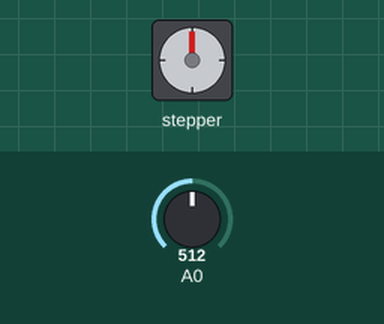
Recording of a sketch running on a simulated Arduino Uno, built with avr-gcc and run on an emulated ATmega328P. On the bench: stepper motor. The inputs (shaded band) are chosen by the test bench; at power-on: A0 = 512. Stepper angles assume 2048 steps per turn.

Above: at 1.2 s.
1.3 s: A0 set to 716
At 1.72 s:
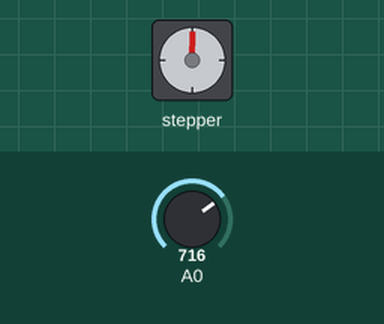
4.3 s: A0 set to 306
At 4.71 s:
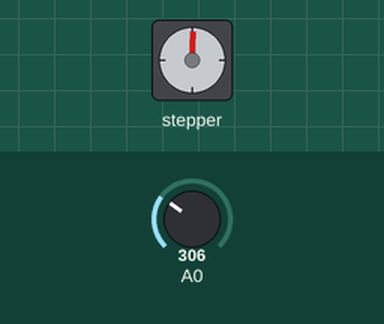
7.3 s: A0 set to 900
At 7.6 s:
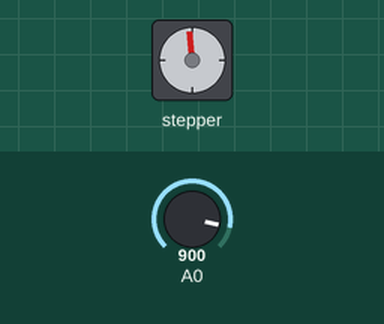
10.3 s: A0 set to 122
At 10.61 s:
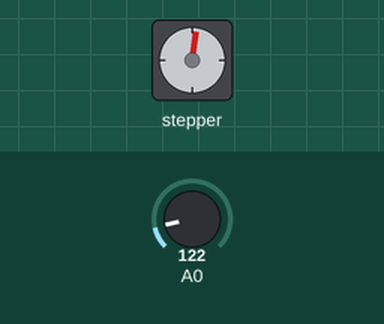
13.3 s: A0 set to 1023
Timing chart, 0 to 17.3 s (numbered marks = the images above; inputs shaded):
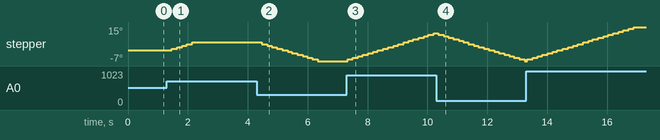

Measured:
- after the input at 4.3 s, stepper: turns 12° counter-clockwise in 1.9 s, starting after 0.17 s
- after the input at 7.3 s, stepper: keeps turning clockwise at about 6°/s, starting at once
- after the input at 10.3 s, stepper: keeps turning counter-clockwise at about 6°/s, starting after 0.06 s

The sketch:

step2Test.ino.ino
```cpp
#include <Stepper.h>

#define STEPS 32

Stepper myStepper(STEPS, 8, 9, 10, 11);

int val = 90;
int potVal = 0;

void setup()
{
  Serial.begin(9600);
  myStepper.setSpeed(200);
}

void loop()
{
  potVal = map(analogRead(A0),0,1024,0,180);

  if (potVal > 10){
    if(potVal>val+1)
    {
      myStepper.step(1);
      val++;
    }
    else if(potVal<val-1)
    {
      myStepper.step(-1);
      val--;
    }
  }
  delay(20);
}
```
